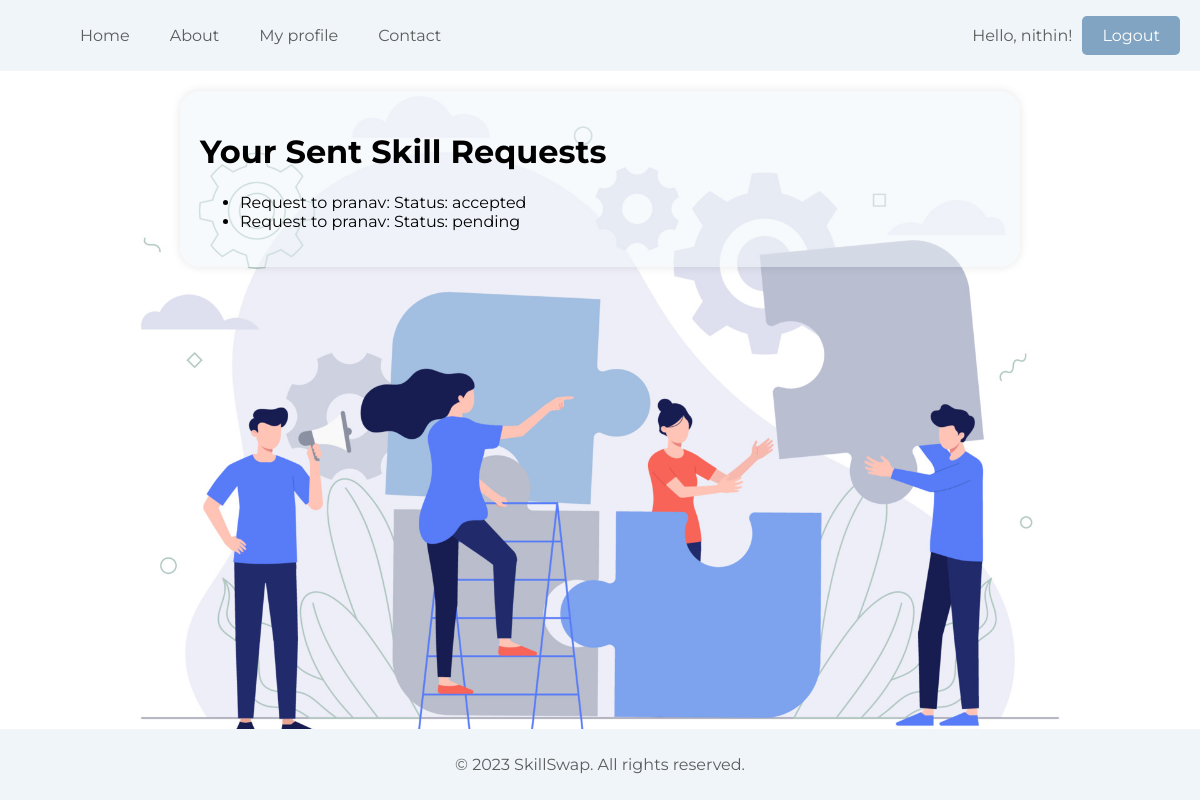
The page /sent-skill-requests/ (signed in) on the database as committed earlier.
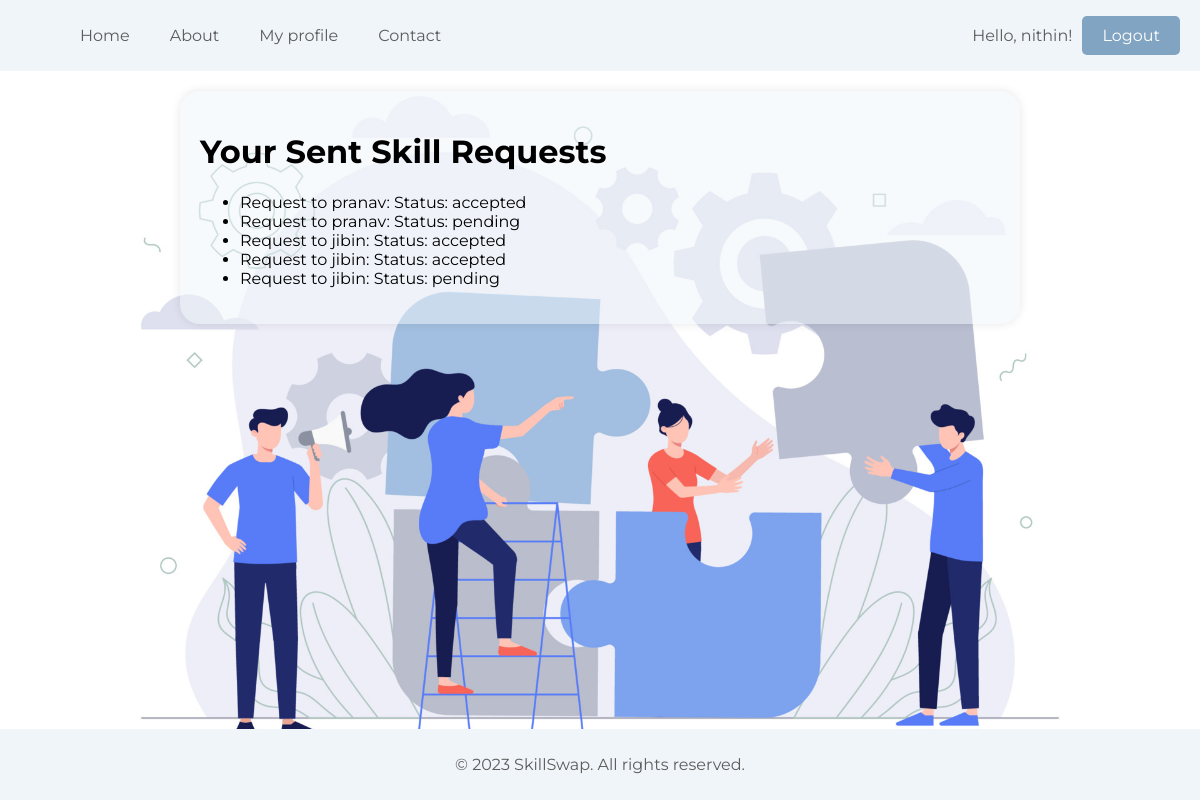
The same page on the database as committed later.
### Skill/models.py (models this page shows, shortened)
class SkillRequest(models.Model):
    sender = models.ForeignKey(
        CustomUser, on_delete=models.CASCADE, related_name="sent_requests")
    receiver = models.ForeignKey(
        CustomUser, on_delete=models.CASCADE, related_name="received_requests")
    message = models.TextField()
    status = models.CharField(max_length=10, choices=[(
        'pending', 'Pending'), ('accepted', 'Accepted'), ('rejected', 'Rejected')])

class CustomUser(AbstractUser):
    email = models.EmailField(unique=True)
    profile_picture = models.ImageField(
        upload_to='profile_pictures/', null=True, blank=True)
    about_me = models.TextField(null=True, blank=True)

### Skill/views.py (the view)
# urls.py: path('sent-skill-requests/', views.sent_skill_requests, name='sent_skill_requests'),
@never_cache
def sent_skill_requests(request):
    sent_requests = SkillRequest.objects.filter(sender=request.user)
    return render(request, 'sent_skill_requests.html', {'sent_requests': sent_requests})

### Skill/templates/sent_skill_requests.html (shortened to what this page needs)
{% load static %}
<!DOCTYPE html>
<html lang="en">
<head>
</head>
<body>
        <header>
            <nav>
                <ul>
                    <li><a href="{% url 'home' %}">Home</a></li>
                    <li><a href="{% url 'about_us' %}">About</a></li>
                    <li><a href="{% url 'profile' %}">My profile</a></li>
                    <li><a href="{% url 'contact' %}">Contact</a></li>
                </ul>
            </nav>
                <div class="user-info">
                    <p>Hello, {{ user.username }}!</p>
                    <a href="{% url 'logout' %}" class="btn btn-primary" id="logout-link">Logout</a>
                </div>
        </header>
        <div class="profile-container">
            <div class="profile-left">
                <h1>Your Sent Skill Requests</h1>
                <ul>
                    {% for request in sent_requests %}
                        <li>
                            Request to {{ request.receiver.username }}:
                            Status: {{ request.status }}
                        </li>
                    {% empty %}
                        <p>You haven't sent any skill requests yet.</p>
                    {% endfor %}
                </ul>
            </div>
        </div>
    <footer>
        <p>&copy; 2023 SkillSwap. All rights reserved.</p>
    </footer>
</body>
</html>

Rows that differ between the two databases and show on the page:
added SkillRequest: receiver.username "jibin", status "accepted"
added SkillRequest: receiver.username "jibin", status "accepted"
added SkillRequest: receiver.username "jibin", status "pending"
